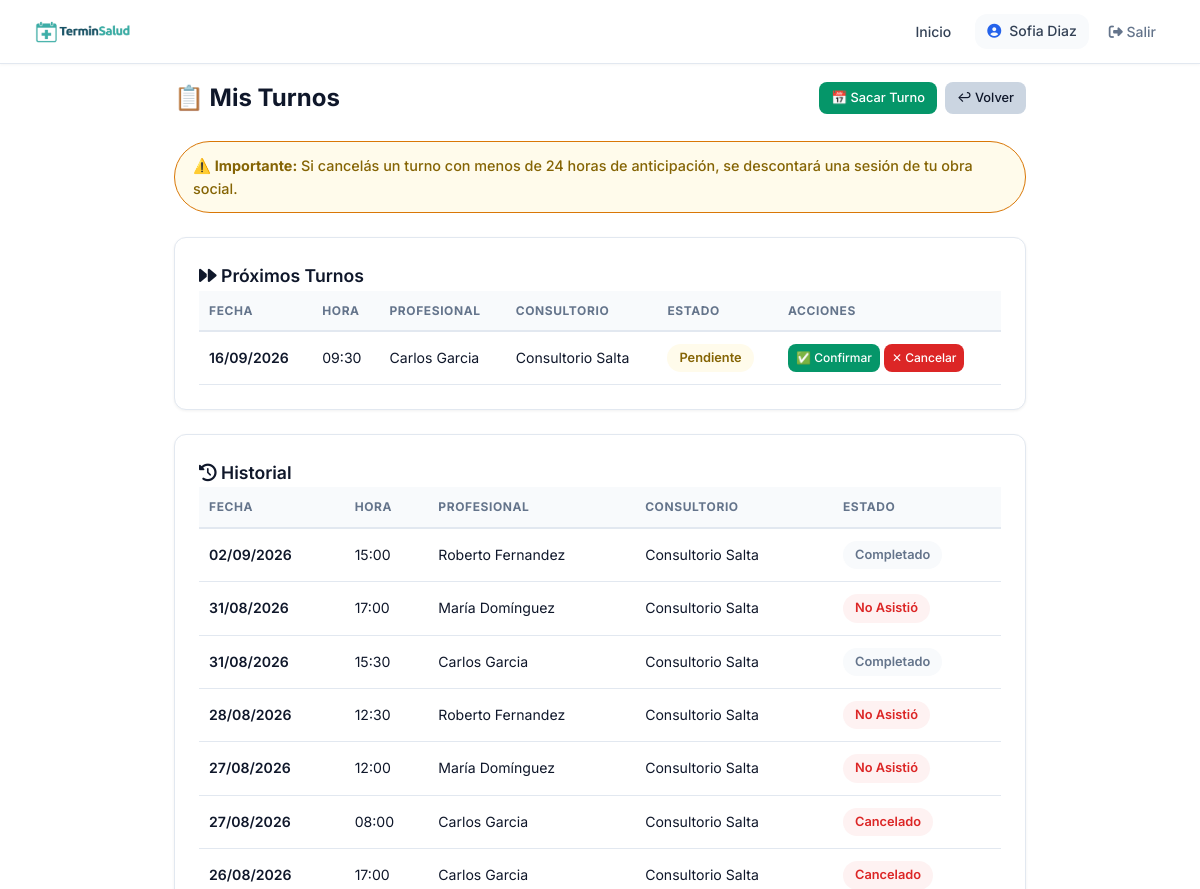
/paciente/mis-turnos/ (signed in, upper part), run on an earlier commit of the app's database.
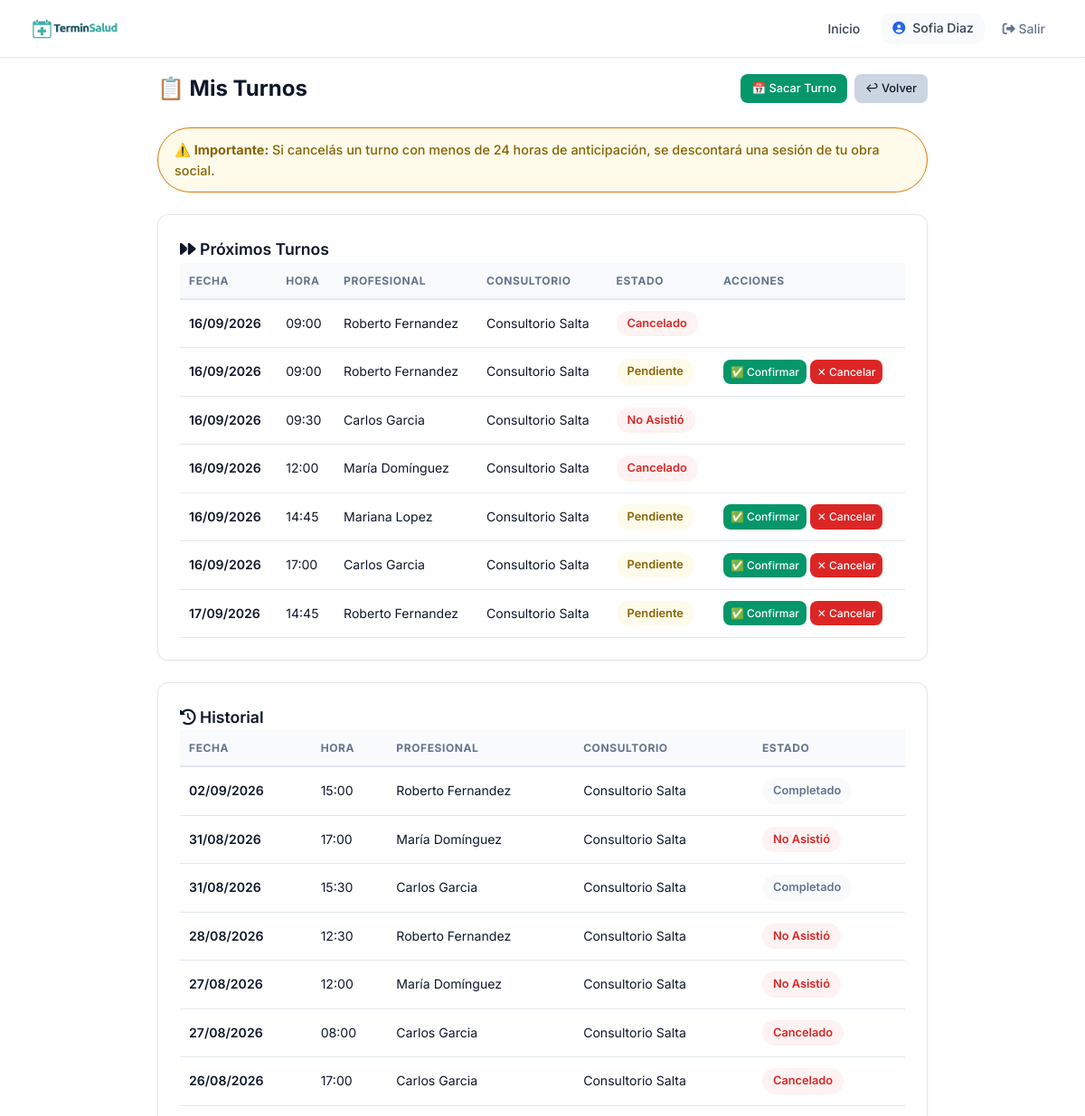
And on a later commit of the database.
### turnos_profesionales/models.py (models this page shows, shortened)
class TurnoProfesional(ModeloBase):
    ESTADOS = [
        ('pendiente', 'Pendiente'),
        ('confirmado', 'Confirmado'),
        ('cancelado', 'Cancelado'),
        ('no_asistio', 'No Asistió'),
        ('completado', 'Completado'),
        ('en_sala', 'En Sala de Espera'),
    ]
    profesional = models.ForeignKey(
        'profesionales.Profesional',
        on_delete=models.CASCADE,
        verbose_name='Profesional'
    )
    paciente = models.ForeignKey(
        'pacientes.Paciente',
        on_delete=models.CASCADE,
        verbose_name='Paciente'
    )
    fecha = models.DateField(verbose_name='Fecha')
    hora_inicio = models.TimeField(verbose_name='Hora de Inicio')
    hora_fin = models.TimeField(verbose_name='Hora de Fin')
    estado = models.CharField(
        max_length=20,
        choices=ESTADOS,
        default='pendiente',
        verbose_name='Estado'
    )
    archivo = models.FileField(
    upload_to='turnos/archivos/',
    null=True,
    blank=True,
    verbose_name='Archivo adjunto'
)
    comprobante_pago = models.FileField(
        upload_to='turnos/comprobantes/',
        null=True, blank=True,
        verbose_name='Comprobante de pago'
    )
    tipo_consulta = models.CharField(
        max_length=100,
        blank=True,
        verbose_name='Tipo de Consulta'
    )
    notas_internas = models.TextField(
        blank=True,
        verbose_name='Notas Internas'
    )
    obra_social = models.ForeignKey(
        'obras_sociales.ObraSocial',
        on_delete=models.SET_NULL,
        null=True,
        blank=True,
        verbose_name='Obra Social'
    )
    requiere_autorizacion = models.BooleanField(
        default=False,
        verbose_name='Requiere Autorización'
    )
    enviar_recordatorio = models.BooleanField(
        default=True,
        verbose_name='Enviar Recordatorio'
    )
    establecimiento = models.ForeignKey(
    'establecimientos.Establecimiento',
    on_delete=models.SET_NULL,
    null=True,
    blank=True,
    verbose_name='Consultorio'
)
    es_sobreturno = models.BooleanField(
    default=False,
    verbose_name='Sobreturno'
)
    monto_total = models.DecimalField(max_digits=10, decimal_places=2, null=True, blank=True, verbose_name='Monto Total')
    monto_os = models.DecimalField(max_digits=10, decimal_places=2, null=True, blank=True, verbose_name='Cubre OS')
    monto_coseguro = models.DecimalField(
        max_digits=10,
        decimal_places=2,
        null=True,
        blank=True,
        verbose_name='Coseguro cobrado'
    )
    os_cobrado = models.BooleanField(default=False, verbose_name='¿Cobrado a la OS?')
    fecha_cobro_os = models.DateField(null=True, blank=True, verbose_name='Fecha de cobro a OS')
    no_asistio_automatico = models.BooleanField(default=False, verbose_name="No asistió por sistema")
    sesion_descontada = models.BooleanField(default=False, verbose_name="Sesión descontada")
    google_event_id = models.CharField(max_length=200, blank=True, null=True, verbose_name='ID Evento Google')
    class Meta:
        verbose_name = 'Turno Profesional'
        verbose_name_plural = 'Turnos Profesionales'
        ordering = ['fecha', 'hora_inicio']

### profesionales/models.py (models this page shows, shortened)
class Profesional(Persona):
    ESPECIALIDADES = [
        ('odontologia', 'Odontología'),
        ('kinesiologia', 'Kinesiología'),
        ('psicologia', 'Psicología'),
        ('nutricion', 'Nutrición'),
        ('cardiologia', 'Cardiología'),
        ('medicina_general', 'Medicina General'),
        ('dermatologia', 'Dermatología'),
        ('estetica', 'Estética'),
        ('pediatria', 'Pediatría'),
        ('traumatologia', 'Traumatología'),
        ('veterinaria', 'Veterinaria'),
        ('fonoaudiologia', 'Fonoaudiologia'),
        ('laboratorio', 'Laboratorio'),
        ('otro', 'Otro'),
    ]
    usuario = models.OneToOneField(
        'usuarios.Usuario',
        on_delete=models.CASCADE,
        verbose_name='Usuario'
    )
    especialidad = models.CharField(
        max_length=50,
        choices=ESPECIALIDADES,
        verbose_name='Especialidad'
    )
    matricula = models.CharField(
        max_length=50,
        blank=True,
        verbose_name='Matrícula Profesional'
    )
    color_calendario = models.CharField(
        max_length=7,
        default='#4A90D9',
        verbose_name='Color en Calendario'
    )
    acepta_obra_social = models.BooleanField(
        default=False,
        verbose_name='Acepta Obra Social'
    )
    descripcion = models.TextField(
        blank=True,
        verbose_name='Descripción Profesional'
    )
    alias_pago = models.CharField(max_length=200, blank=True, verbose_name='Alias para transferencia')
    foto = models.ImageField(
    upload_to='profesionales/',
    blank=True,
    null=True,
    verbose_name='Foto de Perfil'
    )
    establecimientos = models.ManyToManyField(
    'establecimientos.Establecimiento',
    blank=True,
    related_name='profesionales',
    verbose_name='Consultorios donde atiende'
    )
    frase_destacada = models.CharField(max_length=200, blank=True, verbose_name='Frase destacada')
    precio_particular = models.DecimalField(max_digits=10, decimal_places=2, null=True, blank=True, verbose_name='Precio consulta particular')
    obras_sociales_texto = models.TextField(blank=True, verbose_name='Obras sociales (texto libre)')
    servicios_texto = models.TextField(blank=True, verbose_name='Servicios / Especializaciones')
    servicios_destacados = models.TextField(blank=True, verbose_name='Servicios destacados')
    especializaciones = models.TextField(blank=True, verbose_name='Especializaciones')
    atiende_por_orden = models.BooleanField(
    default=False,
    verbose_name='Atiende por orden de llegada'
)
    obras_sociales = models.ManyToManyField(
        'obras_sociales.ObraSocial',
        blank=True,
        related_name='profesionales',
        verbose_name='Obras Sociales'
    )
    planes = models.ManyToManyField(
        'obras_sociales.Plan',
        blank=True,
        verbose_name='Planes'
    )
    tiene_plus = models.BooleanField(
    default=False,
    verbose_name='Algunos planes tienen plus'
)
    texto_plus = models.CharField(
        max_length=250,
        blank=True,
        verbose_name='Mensaje de plus (opcional)'
    )
    permite_ejercicios = models.BooleanField(
    default=False,
    verbose_name='Activar sección de ejercicios'
)
    permite_planes_alimentacion = models.BooleanField(
        default=False,
        verbose_name='Activar planes de alimentación'
    )
    class Meta:
        verbose_name = 'Profesional'
        verbose_name_plural = 'Profesionales'
        ordering = ['apellido', 'nombre']

### establecimientos/models.py (models this page shows, shortened)
class Establecimiento(ModeloBase):
    nombre = models.CharField(max_length=200, verbose_name='Nombre')
    direccion = models.CharField(max_length=200, verbose_name='Dirección')
    telefono = models.CharField(max_length=20, verbose_name='Teléfono')
    email = models.EmailField(verbose_name='Email')
    cuit = models.CharField(max_length=13, verbose_name='CUIT')
    logo = models.ImageField(upload_to='logos/', blank=True, verbose_name='Logo')
    logo_oscuro = models.ImageField(upload_to='logos/', blank=True, null=True, verbose_name='Logo para Fondo Oscuro')
    class Meta:
        verbose_name = 'Establecimiento'
        verbose_name_plural = 'Establecimientos'

### pacientes/views_portal.py (the view, shortened to what this page needs)
@login_required
def mis_turnos(request):
    if request.user.rol != 'paciente':
        return redirect('home')
    paciente = get_object_or_404(Paciente, usuario=request.user)
    hoy = date.today()
    ahora = timezone.localtime()
    cliente_slug = request.session.get('cliente_slug')
    cliente = None
    if cliente_slug:
        try:
            cliente = ClienteSaaS.objects.get(slug=cliente_slug, activo=True)
        except ClienteSaaS.DoesNotExist:
            pass
    turnos_qs = TurnoProfesional.objects.filter(paciente=paciente)
    if cliente:
        if cliente.tipo == 'consultorio':
            turnos_qs = turnos_qs.filter(establecimiento=cliente.establecimiento)
        else:
            turnos_qs = turnos_qs.filter(profesional=cliente.profesional)
    turnos_pendientes_pasados = turnos_qs.filter(
        estado='pendiente',
        fecha__lt=hoy
    )
    turnos_confirmados_pasados = turnos_qs.filter(
        estado='confirmado',
        fecha__lt=hoy
    )
    turnos_confirmados_hoy = turnos_qs.filter(
        estado='confirmado',
        fecha=hoy,
        hora_inicio__lt=ahora.time()
    )
    turnos_a_completar = turnos_confirmados_pasados | turnos_confirmados_hoy
    turnos_qs = TurnoProfesional.objects.filter(paciente=paciente)
    if cliente:
        if cliente.tipo == 'consultorio':
            turnos_qs = turnos_qs.filter(establecimiento=cliente.establecimiento)
        else:
            turnos_qs = turnos_qs.filter(profesional=cliente.profesional)
    proximos = turnos_qs.filter(fecha__gte=hoy).order_by('fecha', 'hora_inicio')
    pasados = turnos_qs.filter(fecha__lt=hoy).order_by('-fecha', '-hora_inicio')
    return render(request, 'pacientes/portal/mis_turnos.html', {
        'paciente': paciente,
        'proximos': proximos,
        'pasados': pasados,
        'hoy': hoy,
    })

### core_app/context_processors.py (called while the page is built)
def cliente_global(request):
    cliente = None
    cliente_slug = request.resolver_match.kwargs.get('cliente_slug') if request.resolver_match else None
    if cliente_slug:
        cliente = ClienteSaaS.objects.filter(slug=cliente_slug, activo=True).first()
        if cliente:
            request.session['cliente_slug'] = cliente_slug
    else:
        slug_session = request.session.get('cliente_slug')
        if slug_session:
            cliente = ClienteSaaS.objects.filter(slug=slug_session, activo=True).first()
    return {'cliente': cliente}

### core_app/models.py (called while the page is built)
    @property
    def nombre_completo(self):
        return f"{self.nombre} {self.apellido}"

### pacientes/templates/pacientes/portal/mis_turnos.html (shortened to what the changed rows need)
{% extends 'core_app/base.html' %}
{% load static %}
{% block extra_css %}
    <link rel="stylesheet" href="{% static 'css/pages/portal_paciente.css' %}">
{% endblock %}
{% block content %}
<div class="portal-paciente-page">
<div class="portal-paciente-container">
    <div style="padding-top: 15px;" class="portal-header">
        <div>
            <h1>📋 Mis Turnos</h1>
        </div>
    </div>
    {% if proximos or pasados %}
        {% if proximos %}
        <div class="portal-card">
            <div class="table-container">
                <table class="portal-tabla">
                    <thead>
                        <tr>
                            <th>Fecha</th>
                            <th>Hora</th>
                            <th>Profesional</th>
                            <th>Consultorio</th>
                            <th>Estado</th>
                            <th>Acciones</th>
                        </tr>
                    </thead>
                    <tbody>
                        {% for turno in proximos %}
                        <tr>
                            <td class="fecha-col">{{ turno.fecha|date:"d/m/Y" }}</td>
                            <td class="hora-col">{{ turno.hora_inicio|time:"H:i" }}</td>
                            <td>{{ turno.profesional.nombre_completo }}</td>
                            <td>{{ turno.establecimiento.nombre|default:"—" }}</td>
                            <td>
                                <span class="turno-estado
                                    {% if turno.estado == 'confirmado' %}confirmado
                                    {% elif turno.estado == 'pendiente' %}pendiente
                                    {% elif turno.estado == 'completado' %}completado
                                    {% elif turno.estado == 'cancelado' %}cancelado
                                    {% elif turno.estado == 'no_asistio' %}no-asistio
                                    {% endif %}">
                                    {{ turno.get_estado_display }}
                                </span>
                            </td>
                            <td>
                                {% if turno.estado == 'pendiente' %}
                                    <a href="{% url 'confirmar_turno_paciente' turno.id %}" class="btn btn-success btn-xs">✅ Confirmar</a>
                                    <a href="{% url 'cancelar_turno_paciente' turno.id %}" class="btn btn-danger btn-xs" onclick="return confirm('¿Cancelar este turno?')">✕ Cancelar</a>
                                {% elif turno.estado == 'confirmado' %}
                                    <a href="{% url 'cancelar_turno_paciente' turno.id %}" class="btn btn-danger btn-xs" onclick="return confirm('¿Cancelar este turno?')">✕ Cancelar</a>
                                {% endif %}
                            </td>
                        </tr>
                        {% endfor %}
                    </tbody>
                </table>
            </div>
        </div>
        {% endif %}
        {% if pasados %}
        <div class="portal-card" style="margin-top: 24px;">
            <div class="table-container">
                <table class="portal-tabla">
                    <thead>
                        <tr>
                            <th>Fecha</th>
                            <th>Hora</th>
                            <th>Profesional</th>
                            <th>Consultorio</th>
                            <th>Estado</th>
                        </tr>
                    </thead>
                    <tbody>
                        {% for turno in pasados %}
                        <tr>
                            <td class="fecha-col">{{ turno.fecha|date:"d/m/Y" }}</td>
                            <td class="hora-col">{{ turno.hora_inicio|time:"H:i" }}</td>
                            <td>{{ turno.profesional.nombre_completo }}</td>
                            <td>{{ turno.establecimiento.nombre|default:"—" }}</td>
                            <td>
                                <span class="turno-estado
                                    {% if turno.estado == 'confirmado' %}confirmado
                                    {% elif turno.estado == 'pendiente' %}pendiente
                                    {% elif turno.estado == 'completado' %}completado
                                    {% elif turno.estado == 'cancelado' %}cancelado
                                    {% elif turno.estado == 'no_asistio' %}no-asistio
                                    {% endif %}">
                                    {{ turno.get_estado_display }}
                                </span>
                            </td>
                        </tr>
                        {% endfor %}
                    </tbody>
                </table>
            </div>
        </div>
        {% endif %}
    {% endif %}
</div>
</div>
{% endblock %}

What changed in the data, as far as the page shows it:
added TurnoProfesional: fecha "16/09/2026", hora_inicio "09:00", profesional.nombre_completo "Roberto Fernandez", establecimiento.nombre "Consultorio Salta", estado "Cancelado", shown under "Próximos Turnos"
added TurnoProfesional: fecha "16/09/2026", hora_inicio "09:00", profesional.nombre_completo "Roberto Fernandez", establecimiento.nombre "Consultorio Salta", estado "Pendiente", shows "✅ Confirmar", shown under "Próximos Turnos"
changed TurnoProfesional (number 3 of 14 on the later page): estado "Pendiente" → "No Asistió"; no longer shows "✅ Confirmar ✕ Cancelar"
added TurnoProfesional: fecha "16/09/2026", hora_inicio "12:00", profesional.nombre_completo "María Domínguez", establecimiento.nombre "Consultorio Salta", estado "Cancelado", shown under "Próximos Turnos"
added TurnoProfesional: fecha "16/09/2026", hora_inicio "14:45", profesional.nombre_completo "Mariana Lopez", establecimiento.nombre "Consultorio Salta", estado "Pendiente", shows "✅ Confirmar", shown under "Próximos Turnos"
added TurnoProfesional: fecha "16/09/2026", hora_inicio "17:00", profesional.nombre_completo "Carlos Garcia", establecimiento.nombre "Consultorio Salta", estado "Pendiente", shows "✅ Confirmar", shown under "Próximos Turnos"
added TurnoProfesional: fecha "17/09/2026", hora_inicio "14:45", profesional.nombre_completo "Roberto Fernandez", establecimiento.nombre "Consultorio Salta", estado "Pendiente", shows "✅ Confirmar", shown under "Próximos Turnos"
